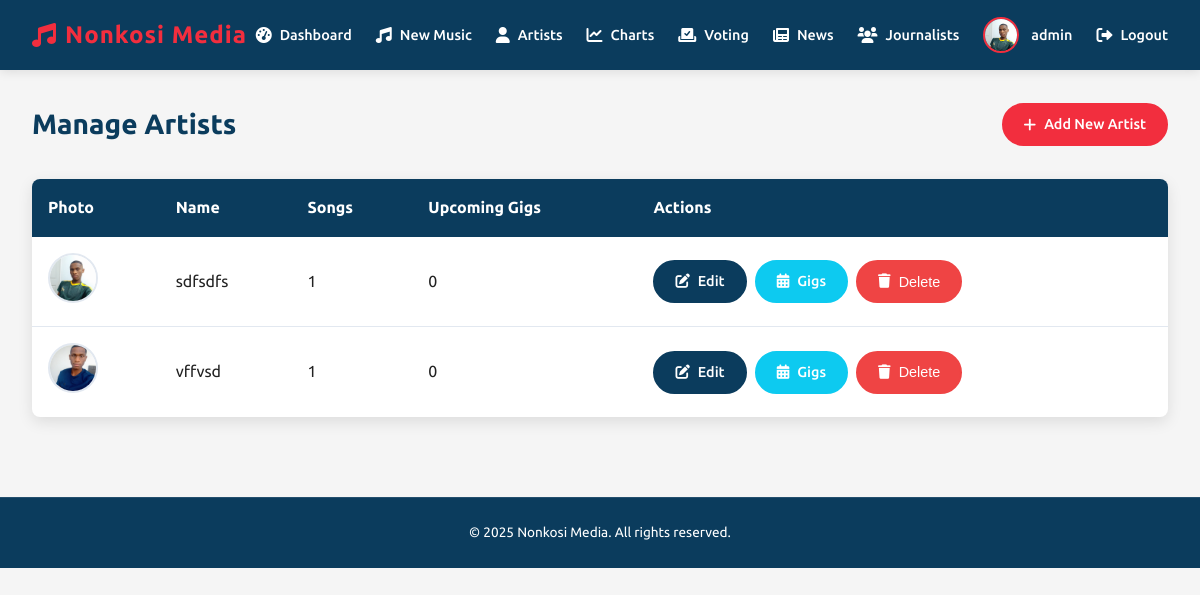
Page /admin/artists (signed in) on the committed database.
### app.py (models this page shows, shortened)
class User(db.Model, UserMixin):
    id = db.Column(db.Integer, primary_key=True)
    username = db.Column(db.String(50), unique=True, nullable=False)
    email = db.Column(db.String(120), unique=True, nullable=False)
    password = db.Column(db.String(60), nullable=False)
    role = db.Column(db.String(20), nullable=False, default='user')
    profile_pic = db.Column(db.String(100), nullable=False, default='default.jpg')
    last_seen = db.Column(db.DateTime, default=datetime.utcnow)
    articles = db.relationship('News', backref='author', lazy=True)  # This creates the relationship

class Artist(db.Model):
    id = db.Column(db.Integer, primary_key=True)
    name = db.Column(db.String(100), nullable=False)
    bio = db.Column(db.Text, nullable=False)
    image = db.Column(db.String(20), nullable=False, default='artist_default.jpg')
    social_media = db.Column(db.JSON)
    songs = db.relationship('Song', backref='artist', lazy=True)
    gigs = db.relationship('Gig', backref='artist', lazy=True)

### app.py (the view)
@app.route('/admin/artists')
@login_required
def manage_artists():
    if current_user.role != 'admin':
        flash('You are not authorized to access this page', 'error')
        return redirect(url_for('home'))
    artists = db.session.query(
        Artist,
        db.func.count(Song.id).label('song_count'),
        db.func.count(Gig.id).label('gig_count')
    ).outerjoin(Song, Artist.id == Song.artist_id)\
     .outerjoin(Gig, Artist.id == Gig.artist_id)\
     .group_by(Artist.id)\
     .order_by(Artist.name)\
     .all()
    return render_template('manage_artists.html', artists=artists)

### app.py (called while the page is built)
@login_manager.user_loader
def load_user(user_id):
    return User.query.get(int(user_id))

@app.context_processor
def inject_datetime():
    return {'datetime': datetime}

### templates/manage_artists.html (shortened to what this page needs)
<!DOCTYPE html>
<html lang="en">
<head>
  <link rel="stylesheet" href="https://cdnjs.cloudflare.com/ajax/libs/font-awesome/6.0.0/css/all.min.css">
</head>
<body>
  <header class="header">
    <div class="logo">
      <i class="fas fa-music"></i>
      <span>Nonkosi Media</span>
    </div>
    <nav class="nav-links">
      <a href="/admin">
        <i class="fas fa-tachometer-alt"></i>
        <span>Dashboard</span>
      </a>
      <a href="/admin/upcoming_music">
        <i class="fas fa-music"></i>
        <span>New Music</span>
      </a>
      <a href="/admin/artists" class="active">
        <i class="fas fa-user"></i>
        <span>Artists</span>
      </a>
      <a href="/admin/charts_manager">
        <i class="fas fa-chart-line"></i>
        <span>Charts</span>
      </a>
      <a href="/admin/voting_events">
        <i class="fas fa-vote-yea"></i>
        <span>Voting</span>
      </a>
      <a href="/admin/news">
        <i class="fas fa-newspaper"></i>
        <span>News</span>
      </a>
      <a href="/admin/manage_journalists">
        <i class="fas fa-users"></i>
        <span>Journalists</span>
      </a>
      <div class="user-profile">
        <img src="/static/uploads/profile_pics/IMG_20231016_190958~2.jpg" alt="Admin">
        <span>{{ current_user.username }}</span>
      </div>
      <a href="/logout">
        <i class="fas fa-sign-out-alt"></i>
        <span>Logout</span>
      </a>
    </nav>
  </header>
  <main class="container">
    <div class="page-header">
      <h1 class="page-title">Manage Artists</h1>
      <a href="{{ url_for('add_artist') }}" class="btn">
        <i class="fas fa-plus"></i> Add New Artist
      </a>
    </div>
    {% if artists %}
    <div class="table-responsive">
      <table class="table">
        <thead>
          <tr>
            <th>Photo</th>
            <th>Name</th>
            <th>Songs</th>
            <th>Upcoming Gigs</th>
            <th>Actions</th>
          </tr>
        </thead>
        <tbody>
          {% for artist, song_count, gig_count in artists %}
          <tr>
            <td>
              <img src="{{ url_for('static', filename='uploads/profile_pics/' + artist.image) }}"
                   class="artist-photo"
                   alt="{{ artist.name }}">
            </td>
            <td>{{ artist.name }}</td>
            <td>{{ song_count }}</td>
            <td>{{ gig_count }}</td>
            <td>
              <div class="action-buttons">
                <a href="{{ url_for('edit_artist', artist_id=artist.id) }}" class="btn btn-primary">
                  <i class="fas fa-edit"></i> Edit
                </a>
                <a href="{{ url_for('manage_gigs', artist_id=artist.id) }}" class="btn btn-info">
                  <i class="fas fa-calendar-alt"></i> Gigs
                </a>
                <button class="btn btn-danger delete-artist" data-id="{{ artist.id }}">
                  <i class="fas fa-trash"></i> Delete
                </button>
              </div>
            </td>
          </tr>
          {% endfor %}
        </tbody>
      </table>
    </div>
    {% endif %}
  </main>
  <footer>
    <p>© {{ datetime.now().year }} Nonkosi Media. All rights reserved.</p>
  </footer>
</body>
</html>

### templates/manage_artists.html (style rules this page uses)
:root { --primary: #0b3c5d; --secondary: #f22e3e; --dark: #222; --light: #f5f5f5; --accent: #103b6f; --gray: #666; --light-gray: #e2e8f0; --success: #10b981; --warning: #f59e0b; --danger: #ef4444; }
* { box-sizing: border-box; margin: 0; padding: 0; }
body { font-family: 'Ubuntu', sans-serif; background-color: var(--light); color: var(--dark); line-height: 1.6; }
.header { background-color: var(--primary); color: white; padding: 1rem 2rem; display: flex; justify-content: space-between; align-items: center; position: sticky; top: 0; z-index: 100; box-shadow: 0 2px 10px rgba(0,0,0,0.1); }
.header .logo { font-size: 1.5rem; font-weight: 700; color: var(--secondary); display: flex; align-items: center; gap: 0.5rem; letter-spacing: 1px; }
.logo i { color: var(--secondary); }
.nav-links { display: flex; align-items: center; gap: 1.5rem; }
.nav-links a { color: white; text-decoration: none; font-weight: 500; font-size: 0.9rem; display: flex; align-items: center; gap: 0.5rem; transition: color 0.2s; padding: 5px 0; position: relative; }
.nav-links a::after { content: ''; position: absolute; bottom: 0; left: 0; width: 0; height: 2px; background-color: var(--secondary); transition: width 0.3s; }
.nav-links a i { font-size: 1rem; }
.user-profile { display: flex; align-items: center; gap: 0.75rem; }
.user-profile img { width: 36px; height: 36px; border-radius: 50%; object-fit: cover; border: 2px solid var(--secondary); }
.user-profile span { font-weight: 500; font-size: 0.9rem; color: white; }
.container { padding: 2rem; max-width: 1400px; margin: 0 auto; }
.page-header { display: flex; justify-content: space-between; align-items: center; margin-bottom: 2rem; }
.page-title { font-size: 1.75rem; font-weight: 700; color: var(--primary); }
.btn { display: inline-flex; align-items: center; gap: 0.5rem; background-color: var(--secondary); color: white; padding: 0.5rem 1.25rem; border-radius: 30px; font-size: 0.9rem; font-weight: 500; text-decoration: none; transition: all 0.3s; border: 2px solid var(--secondary); cursor: pointer; }
.btn i { font-size: 0.9rem; }
.btn-primary { background-color: var(--primary); border-color: var(--primary); }
.btn-info { background-color: #0dcaf0; border-color: #0dcaf0; }
.btn-danger { background-color: var(--danger); border-color: var(--danger); }
.table-responsive { overflow-x: auto; background-color: white; border-radius: 0.5rem; box-shadow: 0 5px 15px rgba(0,0,0,0.1); }
.table { width: 100%; border-collapse: collapse; }
.table th { background-color: var(--primary); color: white; padding: 1rem; text-align: left; font-weight: 600; }
.table td { padding: 1rem; border-bottom: 1px solid var(--light-gray); }
.table tr:last-child td { border-bottom: none; }
.artist-photo { width: 50px; height: 50px; object-fit: cover; border-radius: 50%; border: 2px solid var(--light-gray); }
.action-buttons { display: flex; gap: 0.5rem; flex-wrap: wrap; }
footer { background-color: var(--primary); padding: 1.5rem 2rem; margin-top: 3rem; text-align: center; font-size: 0.85rem; color: white; border-top: 1px solid rgba(255,255,255,0.1); }

### rows in the picture
User: username "admin"
Artist: image+name (picture), name "sdfsdfs", id "1", gig_count "0"
Artist: image+name (picture), name "vffvsd", song_count "1", gig_count "0"
